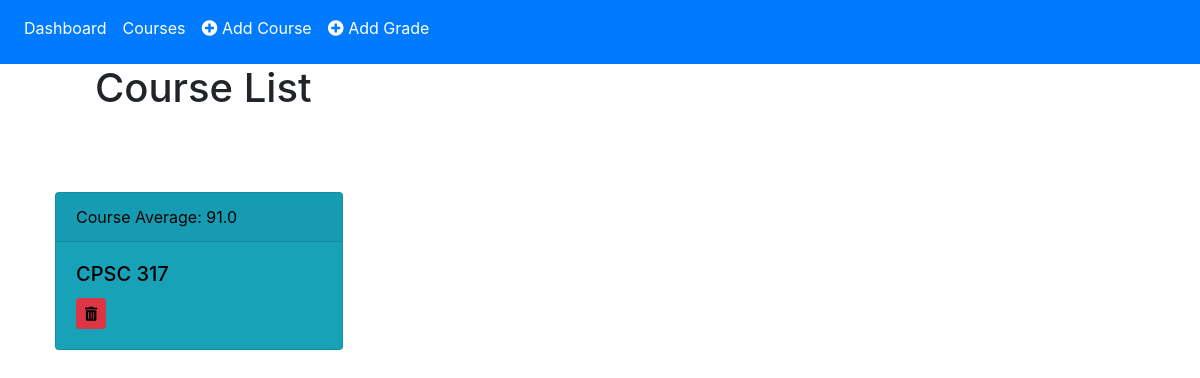
Before: /dashboard/courses/ with the older database file.
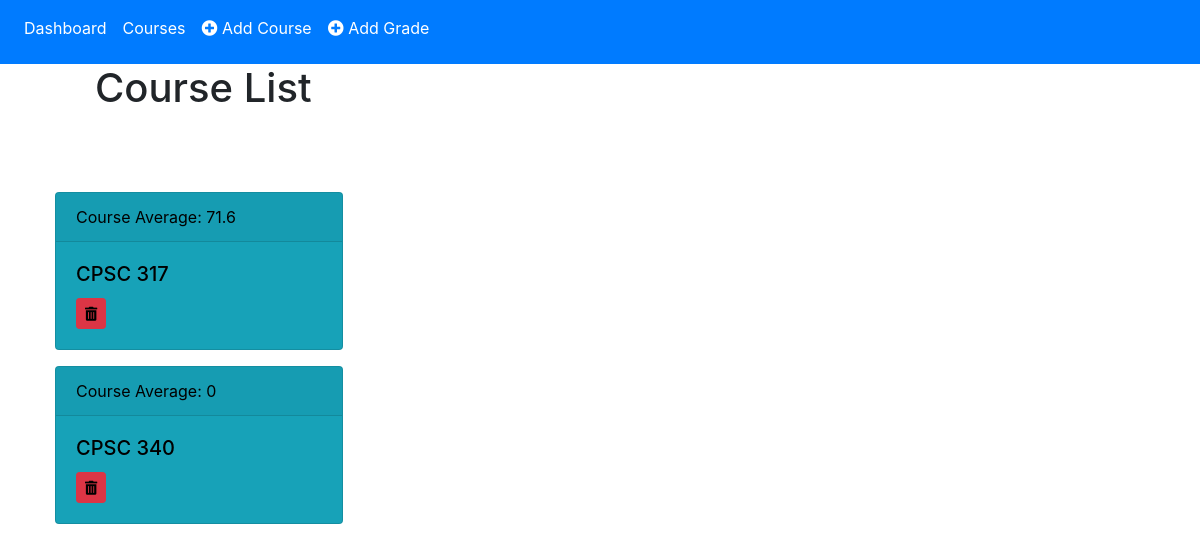
After: the same page with the newer database file.
### dashboard/models.py (models this page shows, shortened)
class Course(models.Model):
    name = models.CharField(max_length=20, help_text="Enter a course name (e.g. CPSC 317, MATH 200)")
    homeworks = models.IntegerField(
        default=0,
        help_text="Percentage weight for homeworks",
    )
    quizzes = models.IntegerField(
        default=0,
        help_text="Percentage weight for quizzes",
    )
    midterms = models.IntegerField(
        default=0,
        help_text="Percentage weight for midterms",
    )
    final = models.IntegerField(
        default=0,
        help_text="Percentage weight for final exam",
    )
    def get_absolute_url(self):
        return "%i" % self.id

### dashboard/views.py (the view)
# urls.py: path('courses/', views.coursesPage, name='courses'),
def coursesPage(request):
    if Course.objects.all().count() != 0:
        course_list = Course.objects.all()
        course_avrg = {}
        for course in course_list:
            course_avrg[course]=course_overall_avrg(course.name)
        context = {
            'term_avrg':term_overall_avrg(),
            'course_avrg':course_avrg,
        }
        return render(
            request,
            'courses.html',
            context = context,
        )
    else:
            return render(
            request,
            'courses.html',
        )

### dashboard/views.py (called while the page is built)
def evaluation_avrg(evaluation_type, course_name):
    avrg = 0 if (Grades.objects.all().filter(course__name=course_name,evaluation_type=evaluation_type).count()==0) else Grades.objects.all().filter(course__name=course_name,evaluation_type=evaluation_type).aggregate(Avg('grade'))['grade__avg']
    return round(avrg,2)

def evaluation_weight(evaluation_type, course_name):
    if evaluation_type=='h':
        return 0 if (Grades.objects.all().filter(course__name=course_name,evaluation_type=evaluation_type).count()==0) else Course.objects.get(name=course_name).homeworks
    elif evaluation_type=='q':
        return 0 if (Grades.objects.all().filter(course__name=course_name,evaluation_type=evaluation_type).count()==0) else Course.objects.get(name=course_name).quizzes
    elif evaluation_type=='m':
        return 0 if (Grades.objects.all().filter(course__name=course_name,evaluation_type=evaluation_type).count()==0) else Course.objects.get(name=course_name).midterms
    else:
        return 0 if (Grades.objects.all().filter(course__name=course_name,evaluation_type=evaluation_type).count()==0) else Course.objects.get(name=course_name).final

def course_overall_avrg(course_name):
    if Grades.objects.filter(course__name=course_name):
        hw_avrg = evaluation_avrg('h',course_name)
        qz_avrg = evaluation_avrg('q',course_name)
        mt_avrg = evaluation_avrg('m',course_name)
        fn_avrg = evaluation_avrg('f',course_name)
        hw_weight = evaluation_weight('h',course_name)
        qz_weight = evaluation_weight('q',course_name)
        mt_weight = evaluation_weight('m',course_name)
        fn_weight = evaluation_weight('f',course_name)
        overall_avrg = ((hw_avrg*hw_weight)+(qz_avrg*qz_weight)+(mt_avrg*mt_weight)+(fn_avrg*fn_weight))/(hw_weight+qz_weight+mt_weight+fn_weight)
        return round(overall_avrg,2)
    else:
        return 0

def term_overall_avrg():
    if Course.objects.all().count() != 0:
        course_averages = []
        for course in Course.objects.all():
            course_averages.append(course_overall_avrg(course.name))
        total = 0
        for grade in course_averages:
            total += grade
        return round(total/len(course_averages),2)
    else:
        return 0

### dashboard/templates/courses.html (shortened to what this page needs)
{% extends "base_generic.html" %}
{% block content %}
  <h1 style="margin-left: 80px">Course List </h1>
  {% if course_avrg %}
  <br><br>
  <br>
    <ul>
      {% for key, value in course_avrg.items %}
      <a href="{{ key.get_absolute_url }}" style="color: black">
      <div class="card text-white bg-info mb-3" style="max-width: 18rem;">
        <div class="card-header">Course Average: {{ value }}</div>
        <div class="card-body">
          <h5 class="card-title">{{ key.name }}</h5>
          <p class="card-text"><button type="button" class="btn btn-danger btn-sm"><a href="delete/{{ key.id }}" style="color: black"><i class="fas fa-trash-alt"></i></a></button></p>
        </div>
      </div>
      </a>
      {% endfor %}
    </ul>
  {% else %}
    <h1>No courses yet</h1>
  {% endif %}
{% endblock %}

### dashboard/templates/base_generic.html (shortened to what this page needs)
<!DOCTYPE html>
<html lang="en">
<head>
  <link rel="stylesheet" href="https://use.fontawesome.com/releases/v5.2.0/css/all.css">
  <link rel="stylesheet" href="https://stackpath.bootstrapcdn.com/bootstrap/4.1.3/css/bootstrap.min.css">
  <!-- {% load static %}
  <link rel="stylesheet" href="{% static 'css/styles.css' %}"> -->
</head>
<body>
      {% block sidebar %}
      <nav class="navbar navbar-expand-lg navbar-dark bg-primary">
        <div class="collapse navbar-collapse" id="navbarSupportedContent">
          <ul class="navbar-nav mr-auto">
            <li class="nav-item active">
              <a class="nav-link" href="{% url 'index' %}">Dashboard<span class="sr-only">(current)</span></a>
            </li>
            <li class="nav-item active">
              <a class="nav-link" href="{% url 'courses' %}">Courses<span class="sr-only">(current)</span></a>
            </li>
            <br><br>
            <li class="nav-item active">
              <a class="nav-link" href="{% url 'add-course' %}"><i class="fas fa-plus-circle"></i> Add Course<span class="sr-only">(current)</span></a>
            </li>
            <br>
            <li class="nav-item active">
              <a class="nav-link" href="{% url 'add-grade' %}"><i class="fas fa-plus-circle"></i> Add Grade<span class="sr-only">(current)</span></a>
            </li>
          </ul>
        </div>
      </nav>
     {% endblock %}
      <div class="col-sm-10 ">
      {% block content %}{% endblock %}
      </div>
</body>
</html>

Changed rows visible on the page:
computed for Course "CPSC 317": value "91.0" → "71.6"
added Course: quizzes "0", name "CPSC 340"
